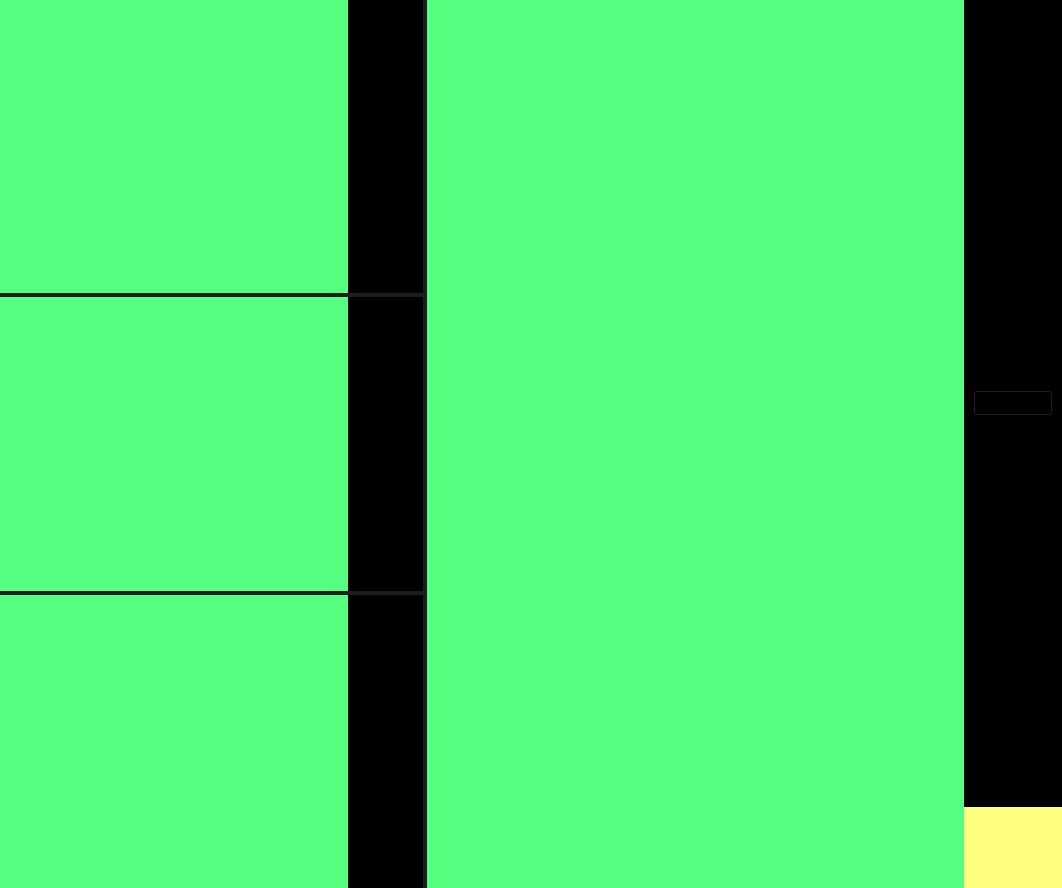
<?xml version="1.0" encoding="UTF-8"?>
<ui version="4.0">
 <class>EnlargedModel3DWidget</class>
 <widget class="QWidget" name="EnlargedModel3DWidget">
  <property name="geometry">
   <rect>
    <x>0</x>
    <y>0</y>
    <width>1062</width>
    <height>888</height>
   </rect>
  </property>
  <property name="windowTitle">
   <string>Form</string>
  </property>
  <property name="styleSheet">
   <string notr="true">background-color: rgb(28, 29, 33);</string>
  </property>
  <layout class="QHBoxLayout" name="horizontalLayout" stretch="2,3">
   <property name="spacing">
    <number>4</number>
   </property>
   <property name="leftMargin">
    <number>0</number>
   </property>
   <property name="topMargin">
    <number>0</number>
   </property>
   <property name="rightMargin">
    <number>0</number>
   </property>
   <property name="bottomMargin">
    <number>0</number>
   </property>
   <item>
    <widget class="QWidget" name="imageWidget" native="true">
     <property name="styleSheet">
      <string notr="true">background-color: rgb(28, 29, 33);</string>
     </property>
     <layout class="QVBoxLayout" name="verticalLayout">
      <property name="spacing">
       <number>4</number>
      </property>
      <property name="leftMargin">
       <number>0</number>
      </property>
      <property name="topMargin">
       <number>0</number>
      </property>
      <property name="rightMargin">
       <number>0</number>
      </property>
      <property name="bottomMargin">
       <number>0</number>
      </property>
      <item>
       <widget class="QWidget" name="transverseBackground" native="true">
        <property name="styleSheet">
         <string notr="true">background-color: rgb(0, 0, 0);</string>
        </property>
        <layout class="QHBoxLayout" name="horizontalLayout_2" stretch="14,3">
         <property name="spacing">
          <number>0</number>
         </property>
         <property name="leftMargin">
          <number>0</number>
         </property>
         <property name="topMargin">
          <number>0</number>
         </property>
         <property name="rightMargin">
          <number>0</number>
         </property>
         <property name="bottomMargin">
          <number>0</number>
         </property>
         <item>
          <widget class="QVTKOpenGLNativeWidget" name="transversePlate" native="true">
           <property name="styleSheet">
            <string notr="true">background-color: rgb(85, 255, 127);</string>
           </property>
          </widget>
         </item>
         <item>
          <widget class="QWidget" name="transverseTools" native="true">
           <property name="styleSheet">
            <string notr="true">background-color: rgb(0, 0, 0);</string>
           </property>
          </widget>
         </item>
        </layout>
       </widget>
      </item>
      <item>
       <widget class="QWidget" name="sagittalBackground" native="true">
        <property name="styleSheet">
         <string notr="true">background-color: rgb(0, 0, 0);</string>
        </property>
        <layout class="QHBoxLayout" name="horizontalLayout_3" stretch="14,3">
         <property name="spacing">
          <number>0</number>
         </property>
         <property name="leftMargin">
          <number>0</number>
         </property>
         <property name="topMargin">
          <number>0</number>
         </property>
         <property name="rightMargin">
          <number>0</number>
         </property>
         <property name="bottomMargin">
          <number>0</number>
         </property>
         <item>
          <widget class="QVTKOpenGLNativeWidget" name="sagittalPlate" native="true">
           <property name="styleSheet">
            <string notr="true">background-color: rgb(85, 255, 127);</string>
           </property>
          </widget>
         </item>
         <item>
          <widget class="QWidget" name="sagittalTools" native="true">
           <property name="styleSheet">
            <string notr="true">background-color: rgb(0, 0, 0);</string>
           </property>
          </widget>
         </item>
        </layout>
       </widget>
      </item>
      <item>
       <widget class="QWidget" name="coronalBackground" native="true">
        <property name="styleSheet">
         <string notr="true">background-color: rgb(0, 0, 0);</string>
        </property>
        <layout class="QHBoxLayout" name="horizontalLayout_4" stretch="14,3">
         <property name="spacing">
          <number>0</number>
         </property>
         <property name="leftMargin">
          <number>0</number>
         </property>
         <property name="topMargin">
          <number>0</number>
         </property>
         <property name="rightMargin">
          <number>0</number>
         </property>
         <property name="bottomMargin">
          <number>0</number>
         </property>
         <item>
          <widget class="QVTKOpenGLNativeWidget" name="coronalPlate" native="true">
           <property name="styleSheet">
            <string notr="true">background-color: rgb(85, 255, 127);</string>
           </property>
          </widget>
         </item>
         <item>
          <widget class="QWidget" name="coronalTools" native="true">
           <property name="styleSheet">
            <string notr="true">background-color: rgb(0, 0, 0);</string>
           </property>
          </widget>
         </item>
        </layout>
       </widget>
      </item>
     </layout>
    </widget>
   </item>
   <item>
    <widget class="QWidget" name="model3DBackground" native="true">
     <property name="styleSheet">
      <string notr="true">background-color: rgb(0, 0, 0);</string>
     </property>
     <layout class="QGridLayout" name="gridLayout" rowstretch="10,1" columnstretch="7,1">
      <property name="leftMargin">
       <number>0</number>
      </property>
      <property name="topMargin">
       <number>0</number>
      </property>
      <property name="rightMargin">
       <number>0</number>
      </property>
      <property name="bottomMargin">
       <number>0</number>
      </property>
      <property name="spacing">
       <number>0</number>
      </property>
      <item row="0" column="0" rowspan="2">
       <widget class="QVTKOpenGLNativeWidget" name="model3DPlate" native="true">
        <property name="styleSheet">
         <string notr="true">background-color: rgb(85, 255, 127);</string>
        </property>
       </widget>
      </item>
      <item row="0" column="1">
       <widget class="QWidget" name="model3DTools" native="true">
        <property name="styleSheet">
         <string notr="true">background-color: rgb(0, 0, 0);</string>
        </property>
        <layout class="QHBoxLayout" name="horizontalLayout_5">
         <item>
          <widget class="QPushButton" name="reduce3DModelButton">
           <property name="text">
            <string>缩小</string>
           </property>
          </widget>
         </item>
        </layout>
       </widget>
      </item>
      <item row="1" column="1">
       <widget class="QVTKOpenGLNativeWidget" name="model3DBody" native="true">
        <property name="styleSheet">
         <string notr="true">background-color: rgb(255, 255, 127);</string>
        </property>
       </widget>
      </item>
     </layout>
    </widget>
   </item>
  </layout>
 </widget>
 <customwidgets>
  <customwidget>
   <class>QVTKOpenGLNativeWidget</class>
   <extends>QWidget</extends>
   <header>QVTKOpenGLNativeWidget.h</header>
   <container>1</container>
  </customwidget>
 </customwidgets>
 <resources/>
 <connections/>
</ui>
